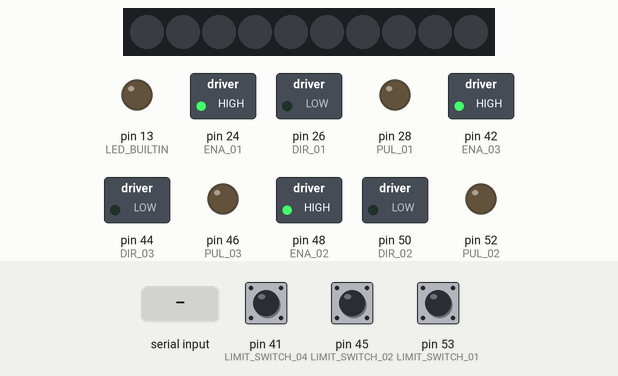
Recording of a sketch running on a simulated Arduino Mega 2560, built with avr-gcc and run on an emulated ATmega2560. Parts: 10 RGB LEDs in strip order, left to right, switched loads named in the sketch (green lamp = pin HIGH), output pins drawn as LEDs (lit = HIGH). The inputs (shaded band) are chosen by the test bench; at power-on: pin 45 (LIMIT_SWITCH_02) HIGH, pin 41 (LIMIT_SWITCH_04) HIGH, pin 53 (LIMIT_SWITCH_01) HIGH.

Above: at 1.2 s.
1.3 s: "A" received over Serial
At 3.1 s:
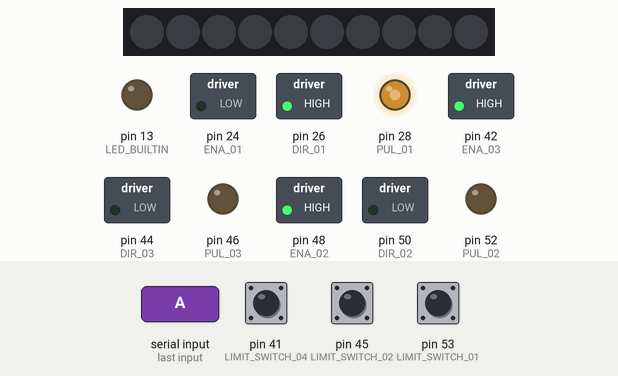
4.3 s: pin 45 (LIMIT_SWITCH_02) pulled LOW for 0.15 s
At 4.9 s:
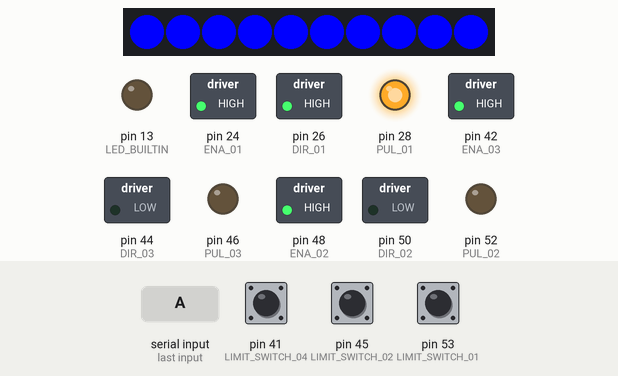
5.9 s: "B" received over Serial
At 7.7 s:
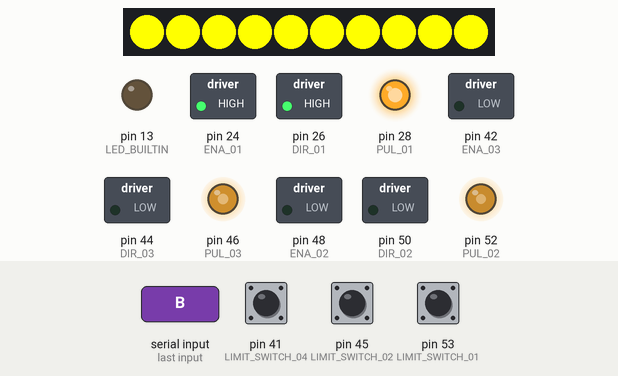
8.9 s: pin 41 (LIMIT_SWITCH_04) pulled LOW for 0.15 s
At 9.6 s:
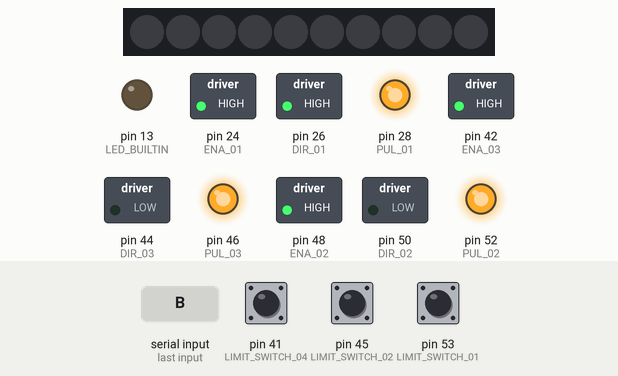
10.5 s: "D" received over Serial
At 12.3 s:
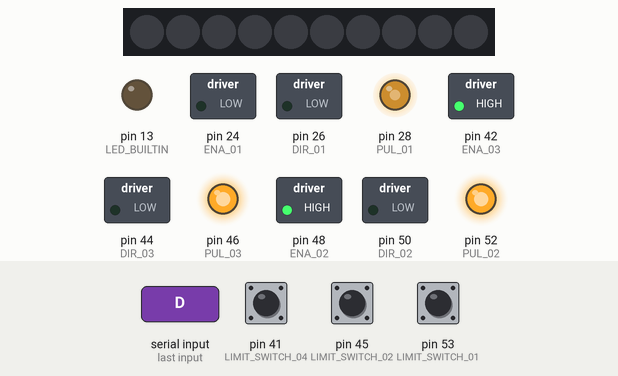
Timing chart, 0 to 13.8 s (numbered marks = the images above; inputs shaded):
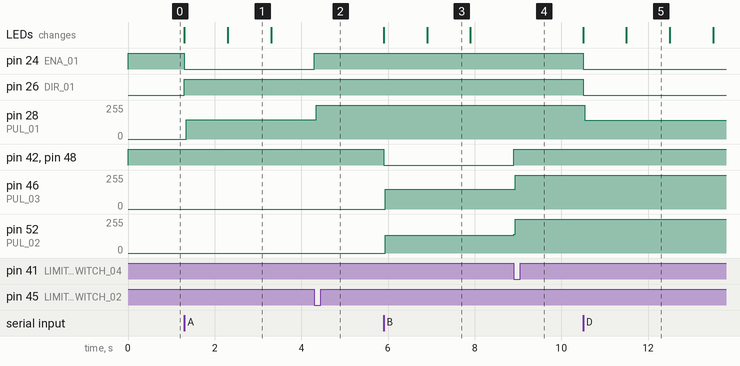

Measured:
- after the input at 1.3 s, pin 24 (ENA_01): HIGH → LOW at once; pin 26 (DIR_01): LOW → HIGH at once; pin 28 (PUL_01): 0/255 → 143/255 at once; the LEDs: first change at once (image 1 shows a later state)
- after the input at 4.3 s, pin 24 (ENA_01): LOW → HIGH at once; pin 28 (PUL_01): 143/255 → 255/255 at once
- after the input at 5.9 s, pin 42 (ENA_03), pin 48 (ENA_02): HIGH → LOW at once; pin 46 (PUL_03): 0/255 → 148/255 at once; pin 52 (PUL_02): 0/255 → 133/255 at once; the LEDs: first change at once (image 3 shows a later state)
- after the input at 8.9 s, pin 42 (ENA_03), pin 48 (ENA_02): LOW → HIGH at once; pin 46 (PUL_03): 148/255 → 255/255 at once; pin 52 (PUL_02): 133/255 → 255/255 at once
- after the input at 10.5 s, pin 24 (ENA_01), pin 26 (DIR_01): HIGH → LOW at once; pin 28 (PUL_01): 255/255 → 142/255 at once; the LEDs: first change at once (image 5 shows a later state)
- what the display in image 1 shows lasts 1.0 s, from 2.3 s to 3.3 s

The sketch:

hellobot2_arduino_system.ino
```cpp
/**
The stepper motor rotates 6400 steps (a cycle), and reverses 6400 steps (a cycle).
步距角为1.8度的步进电机（小电机），转一圈所用的脉冲数为 n=360/1.8=200个脉冲。
Setup:
we'll use a bipolar stepper motor, 1.8 step angle, 1.7A
-Set current: 1.7A
-Set Micro Step: 32
-Connect a 9-42V DC power supply
Tips:
-When “EN” is Low, the motor is in a free states (Off-line mode). In this mode, you can adjust the motor shaft position manually; when “EN” is High (Vacant), the motor will be in an automatic control mode.
-"Direction" is the motor direction signal pin,
-"PULSE" is the motor pulse signal pin. Once the driver get a pulse, the motor move a step.
**/
#include "FastLED.h"
#include <Servo.h>

//Unloading Part Stepper Motor 01
#define PUL_01 28
#define DIR_01 26
#define ENA_01 24
#define LIMIT_SWITCH_01 53  //front limit switch
#define LIMIT_SWITCH_02 45  //back limit switch

//Sliding Part Stepper Motor 02(left)+03(right)
#define PUL_02 52
#define DIR_02 50
#define ENA_02 48
#define PUL_03 46
#define DIR_03 44
#define ENA_03 42
#define LIMIT_SWITCH_03 43  //bottom limit switch
#define LIMIT_SWITCH_04 41  //top limit switch

//Lid Opening Part Servo Motors 01+02 & Stepper Motor 04
//Servo Motors
#define double_head_servo 9

//LED Strip
#define NUM_LEDS 10
#define LED_STRIP_PIN 40
//Stepper Motor 02
/*
const int ENA_02=5; //define Enable Pin
const int DIR_02=6; //define Direction pin
const int PUL_02=7; //define Pulse pin
*/
//Stop Buttons
//const int BUTTON_01=8; //define Button pin
//const int BUTTON_02=9; //define Button pin
const int rev   = 5;     //revolutions of stepper motor
int step_counts = 0;
int microstep   = 6400;
int stop_flag   = 0;
int steps       = 0;    //home position of stepper motors
long previousMillis = 0;//will store last time LED was updated
long interval = 1000;   //interval at which to blink (milliseconds)
int ledState = LOW;     //ledState used to set the LED

CRGB leds[NUM_LEDS];

//class LED_Flashing:
//To Be Continued...

void setup() {
  Serial.begin(9600);
  pinMode(LED_BUILTIN, OUTPUT);
  //Unloading Part
  pinMode(LIMIT_SWITCH_01, INPUT_PULLUP);
  pinMode(LIMIT_SWITCH_02, INPUT_PULLUP);
  pinMode(PUL_01, OUTPUT);
  pinMode(DIR_01, OUTPUT);
  pinMode(ENA_01, OUTPUT);

  //Sliding Part
  pinMode(LIMIT_SWITCH_03, INPUT_PULLUP);
  pinMode(LIMIT_SWITCH_04, INPUT_PULLUP);
  pinMode(PUL_02, OUTPUT);//left
  pinMode(DIR_02, OUTPUT);
  pinMode(ENA_02, OUTPUT);
  pinMode(PUL_03, OUTPUT);//right
  pinMode(DIR_03, OUTPUT);
  pinMode(ENA_03, OUTPUT);

  //FastLED.addLeds<WS2812, LED_STRIP_PIN, GRB>(leds, NUM_LEDS);
  FastLED.addLeds<NEOPIXEL, LED_STRIP_PIN>(leds, NUM_LEDS);

  //start homing procedure of stepper motors at startup
  //home_position();
  //sliding_down();
  //sliding_up();
  ENA_Disabled();
  //steps = 0;
}

void loop() {
    ENA_Disabled();
    // if there's any serial available, read it:
    while(Serial.available() > 0){
      char inByte(Serial.read());
        switch(inByte){
        case 'A':
        unloading_start();
        break;

        case 'B':
        sliding_up();
        ENA_Disabled();
        break;

        case 'C':
        //lid_opening();
        break;

        case 'D':
        home_position();
        break;

        case 'E':
        sliding_down();
        ENA_Disabled();
        break;

        case 'F':
        //lid_closing();
        break;

        default:
        break;
      }
      }
}
void home_position(){
  while(digitalRead(LIMIT_SWITCH_01)){
  unsigned long currentMillis = millis();
  if(currentMillis - previousMillis > interval) {
    // save the last time you blinked the LED
    previousMillis = currentMillis;
    if(ledState == LOW){
      blue_light_on();
      ledState = HIGH;
      }
    else{
      lights_off();
      ledState = LOW;
      }
    }
    digitalWrite(DIR_01,LOW);// remember to change it back to LOW
    digitalWrite(ENA_01,LOW);
    digitalWrite(PUL_01,LOW);
    delayMicroseconds(50);
    digitalWrite(PUL_01,HIGH);
    delayMicroseconds(50);
    }
}
void unloading_start(){
  while(digitalRead(LIMIT_SWITCH_02)){
  unsigned long currentMillis = millis();
  if(currentMillis - previousMillis > interval) {
    // save the last time you blinked the LED
    previousMillis = currentMillis;
    if(ledState == LOW){
      blue_light_on();
      ledState = HIGH;
      }
    else{
      lights_off();
      ledState = LOW;
      }
    }
    digitalWrite(DIR_01,HIGH);
    digitalWrite(ENA_01,LOW);
    digitalWrite(PUL_01,LOW);
    delayMicroseconds(50);
    digitalWrite(PUL_01,HIGH);
    delayMicroseconds(50);
    }
}

void sliding_down(){
  while(digitalRead(LIMIT_SWITCH_03)){
    digitalWrite(DIR_02,HIGH);//left
    digitalWrite(ENA_02,LOW);
    digitalWrite(PUL_02,LOW);
    digitalWrite(DIR_03,HIGH);//right
    digitalWrite(ENA_03,LOW);
    digitalWrite(PUL_03,LOW);
    delayMicroseconds(50);
    digitalWrite(PUL_02,HIGH);
    digitalWrite(PUL_03,HIGH);
    delayMicroseconds(50);
    }
}

void sliding_up(){
  while(digitalRead(LIMIT_SWITCH_04)){
  unsigned long currentMillis = millis();
  if(currentMillis - previousMillis > interval) {
    // save the last time you blinked the LED
    previousMillis = currentMillis;
    if(ledState == LOW){
      yellow_light_on();
      ledState = HIGH;
      }
    else{
      lights_off();
      ledState = LOW;
      }
    }
    digitalWrite(DIR_02,LOW);//left
    digitalWrite(ENA_02,LOW);
    digitalWrite(PUL_02,LOW);
    digitalWrite(DIR_03,LOW);//right
    digitalWrite(ENA_03,LOW);
    digitalWrite(PUL_03,LOW);
    delayMicroseconds(50);
    digitalWrite(PUL_02,HIGH);//left
    digitalWrite(PUL_03,HIGH);//right
    delayMicroseconds(50);
    }
    /*
  while(!digitalRead(LIMIT_SWITCH_04)){
  unsigned long currentMillis = millis();
  if(currentMillis - previousMillis > interval) {
    // save the last time you blinked the LED
    previousMillis = currentMillis;
    if(ledState == LOW){
      yellow_light_on();
      ledState = HIGH;
      }
    else{
      lights_off();
      ledState = LOW;
      }
    }
    digitalWrite(DIR_02,HIGH);//left
    digitalWrite(ENA_02,LOW);
    digitalWrite(PUL_02,LOW);
    digitalWrite(DIR_03,HIGH);//right
    digitalWrite(ENA_03,LOW);
    digitalWrite(PUL_03,LOW);
    delayMicroseconds(50);
    digitalWrite(PUL_02,HIGH);
    digitalWrite(PUL_03,HIGH);
    delayMicroseconds(50);
    }*/
}

void ENA_Disabled(){
  digitalWrite(ENA_01,HIGH);
  digitalWrite(ENA_02,HIGH);
  digitalWrite(ENA_03,HIGH);
}

void stepper_motor_test(int PUL_PIN, int ENA_PIN,int DIR_PIN){
  //Testing code
  for (step_counts=0; step_counts<rev*microstep; step_counts++)    //Forward 6400 steps
    {
    digitalWrite(DIR_PIN,LOW);
    digitalWrite(ENA_PIN,LOW);
    digitalWrite(PUL_PIN,LOW);
    delayMicroseconds(50);
    digitalWrite(PUL_PIN,HIGH);
    delayMicroseconds(50);
    }
  for (step_counts=0; step_counts<rev*microstep; step_counts++)   //Backward 6400 steps
  {
    digitalWrite(DIR_PIN,HIGH);
    digitalWrite(ENA_PIN,LOW);
    digitalWrite(PUL_PIN,LOW);
    delayMicroseconds(50);
    digitalWrite(PUL_PIN,HIGH);
    delayMicroseconds(50);
  }
}

//LED Stips Control
void right_green_light_on(){
  for(int i=0; i<NUM_LEDS-5; i++){
  leds[i] = CRGB::Green;
  }
  FastLED.show();
}

void left_green_light_on(){
  for(int i=5; i<NUM_LEDS; i++){
  leds[i] = CRGB::Green;
  }
  FastLED.show();
}

void green_light_on(){
  for(int i=0; i<NUM_LEDS; i++){
  leds[i] = CRGB::Green;
  }
  FastLED.show();
}
void red_light_stop(){
  for(int i=0; i<NUM_LEDS; i++){
  leds[i] = CRGB::Red;
  }
  FastLED.show();
}

void blue_light_on(){
for(int i=0; i<NUM_LEDS; i++){
  leds[i] = CRGB::Blue;
  }
  FastLED.show();
}

void yellow_light_on(){
for(int i=0; i<NUM_LEDS; i++){
  leds[i] = CRGB::Yellow;
  }
  FastLED.show();
}

void lights_off(){
  for(int i=0; i<NUM_LEDS; i++){
  leds[i] = CRGB::Black;
  }
  FastLED.show();
}

void blue_light_blinking(){
  unsigned long currentMillis = millis();
  if(currentMillis - previousMillis > interval) {
  // save the last time you blinked the LED
  previousMillis = currentMillis;
    if(ledState == LOW){
      blue_light_on();
      ledState = HIGH;
      }
    else{
      lights_off();
      ledState = LOW;
      }
  }
}
```
